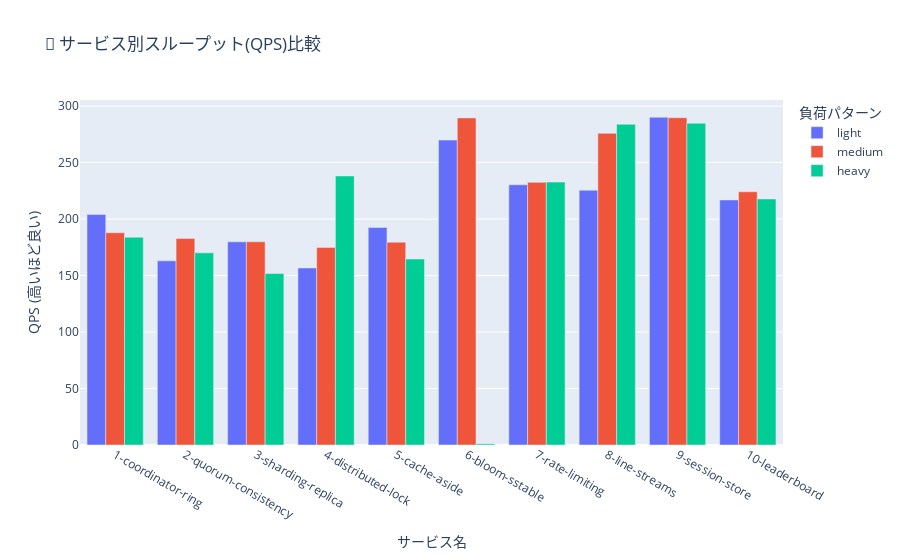

Notebook code cell kept with this figure:
### Markdown cell above
## 3. サービス間性能比較

### Code cell
if df_results is not None:
    fig = px.bar(
        df_results,
        x='service_name',
        y='qps',
        color='pattern_name',
        barmode='group',
        title='🚀 サービス別スループット(QPS)比較',
        labels={'service_name': 'サービス名', 'qps': 'QPS (Queries Per Second)', 'pattern_name': '負荷パターン'},
        category_orders={'pattern_name': ['light', 'medium', 'heavy']}
    )
    fig.update_layout(xaxis_title="サービス名", yaxis_title="QPS (高いほど良い)")
    fig.show()
else:
    print("データがありません。")

### Figure 1 — Plotly figure (JSON) as saved in the notebook; plotly's stock layout.template omitted (floating-point values rounded to 4 significant figures)
{"data": [{"alignmentgroup": "True", "hovertemplate": "負荷パターン=light<br>サービス名=%{x}<br>QPS (Queries Per Second)=%{y}<extra></extra>", "legendgroup": "light", "marker": {"color": "#636efa", "pattern": {"shape": ""}}, "name": "light", "offsetgroup": "light", "orientation": "v", "showlegend": true, "textposition": "auto", "type": "bar", "x": ["1-coordinator-ring", "2-quorum-consistency", "3-sharding-replica", "4-distributed-lock", "5-cache-aside", "6-bloom-sstable", "7-rate-limiting", "8-line-streams", "9-session-store", "10-leaderboard"], "xaxis": "x", "y": [204.1, 163.0, 179.8, 156.7, 192.6, 269.9, 230.3, 225.5, 290.1, 216.9], "yaxis": "y"}, {"alignmentgroup": "True", "hovertemplate": "負荷パターン=medium<br>サービス名=%{x}<br>QPS (Queries Per Second)=%{y}<extra></extra>", "legendgroup": "medium", "marker": {"color": "#EF553B", "pattern": {"shape": ""}}, "name": "medium", "offsetgroup": "medium", "orientation": "v", "showlegend": true, "textposition": "auto", "type": "bar", "x": ["1-coordinator-ring", "2-quorum-consistency", "3-sharding-replica", "4-distributed-lock", "5-cache-aside", "6-bloom-sstable", "7-rate-limiting", "8-line-streams", "9-session-store", "10-leaderboard"], "xaxis": "x", "y": [187.9, 182.8, 179.9, 174.9, 179.5, 289.5, 232.5, 275.9, 289.7, 224.2], "yaxis": "y"}, {"alignmentgroup": "True", "hovertemplate": "負荷パターン=heavy<br>サービス名=%{x}<br>QPS (Queries Per Second)=%{y}<extra></extra>", "legendgroup": "heavy", "marker": {"color": "#00cc96", "pattern": {"shape": ""}}, "name": "heavy", "offsetgroup": "heavy", "orientation": "v", "showlegend": true, "textposition": "auto", "type": "bar", "x": ["1-coordinator-ring", "2-quorum-consistency", "3-sharding-replica", "4-distributed-lock", "5-cache-aside", "6-bloom-sstable", "7-rate-limiting", "8-line-streams", "9-session-store", "10-leaderboard"], "xaxis": "x", "y": [183.9, 170.1, 151.8, 238.1, 164.6, 1.024, 232.7, 283.9, 284.8, 217.8], "yaxis": "y"}], "layout": {"barmode": "group", "legend": {"title": {"text": "負荷パターン"}, "tracegroupgap": 0}, "title": {"text": "🚀 サービス別スループット(QPS)比較"}, "xaxis": {"anchor": "y", "domain": [0, 1], "title": {"text": "サービス名"}}, "yaxis": {"anchor": "x", "domain": [0, 1], "title": {"text": "QPS (高いほど良い)"}}}}
